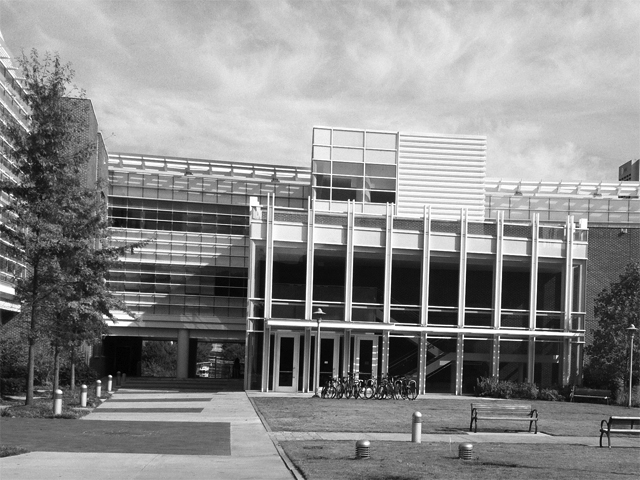
#> input picture computer_vision/ps4_python/input/transA.jpg, 640 x 480 px
$ jupyter execute try_stuff.ipynb
#> lines starting #> are read from the running program, lines starting #| are printed output that depends on the picture
[cell 1]
from pathlib import Path
from typing import Tuple

import cv2 as cv
import numpy as np
import matplotlib.pyplot as plt
from scipy import ndimage

# np.set_printoptions(precision=4)

[cell 2]
input_dir = Path('input')

img_trans_a = cv.imread(str(input_dir / 'transA.jpg'), cv.IMREAD_UNCHANGED)
#> img_trans_a is the input picture: shape (480, 640); min 0, max 255, mean 139
img_sim_a = cv.imread(str(input_dir / 'simA.jpg'), cv.IMREAD_UNCHANGED)
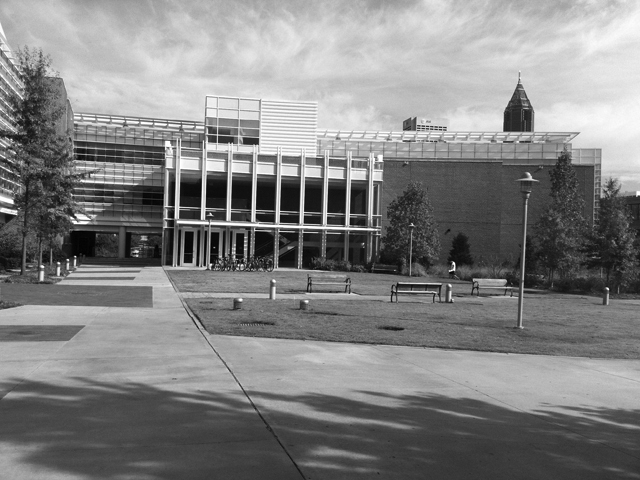
#> input picture computer_vision/ps4_python/input/simA.jpg, 640 x 480 px
#> img_sim_a is the input picture: shape (480, 640); min 0, max 255, mean 130.6

img_trans_a = img_trans_a.astype(np.float32) / 255
img_sim_a = img_sim_a.astype(np.float32) / 255

plt.figure(figsize=(15, 5))
plt.subplot(121)
plt.imshow(img_trans_a, cmap="gray")
plt.colorbar()
plt.subplot(122)
plt.imshow(img_sim_a, cmap="gray")
plt.colorbar()
plt.show()
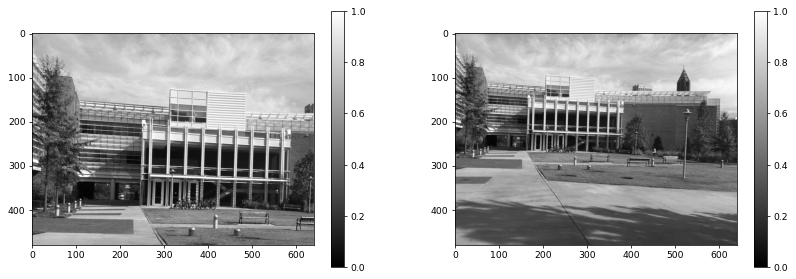
#> figure drawn by matplotlib, 4 panels

[cell 3]
def compute_gradients(img, kernel_size=3, sigma=3):
#> called with kernel_size = 3, sigma = 3
    img = img.copy().astype(np.float32)
    img = cv.GaussianBlur(img, (kernel_size, kernel_size), sigma)
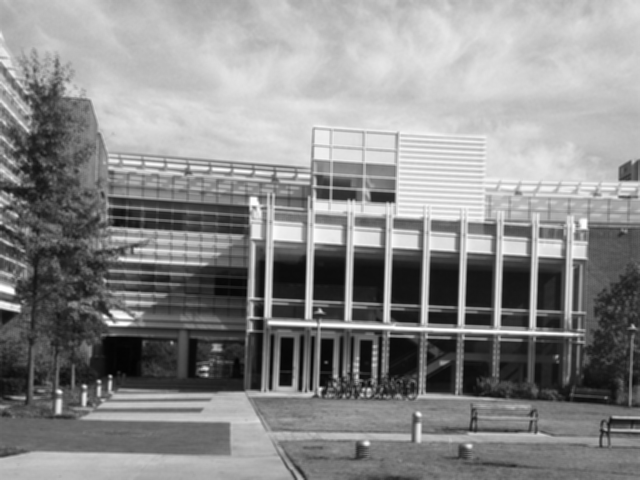
#> img: shape (480, 640) float32; min 0.0101, max 1, mean 0.545
    sobelx = cv.Sobel(img,cv.CV_64F,1,0,ksize=kernel_size)
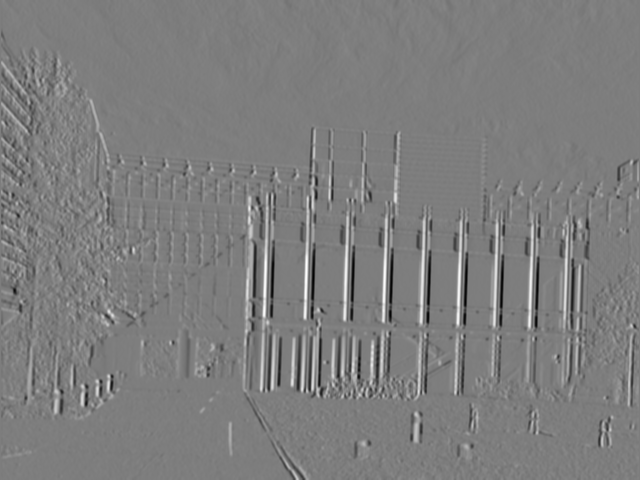
#> sobelx: shape (480, 640) float64; min -2.29, max 2.35, mean 0.000214; drawn with min black and max white
    sobely = cv.Sobel(img,cv.CV_64F,0,1,ksize=kernel_size)
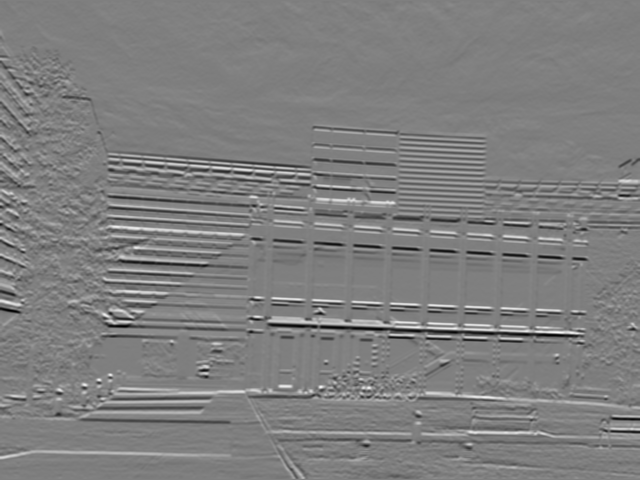
#> sobely: shape (480, 640) float64; min -2.2, max 2.21, mean -0.0034; drawn with min black and max white

    return sobelx, sobely

sx, sy = compute_gradients(img_trans_a)
sx1, sy1 = compute_gradients(img_trans_a.astype(np.float32) + np.full_like(img_trans_a, 100).astype(np.float32))

plt.subplot(121)
plt.imshow(sx * 255)

plt.subplot(122)
plt.imshow(sx1 * 255)
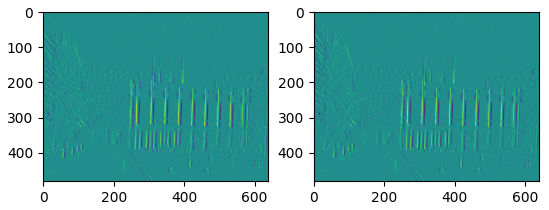
#> figure drawn by matplotlib, 2 panels
